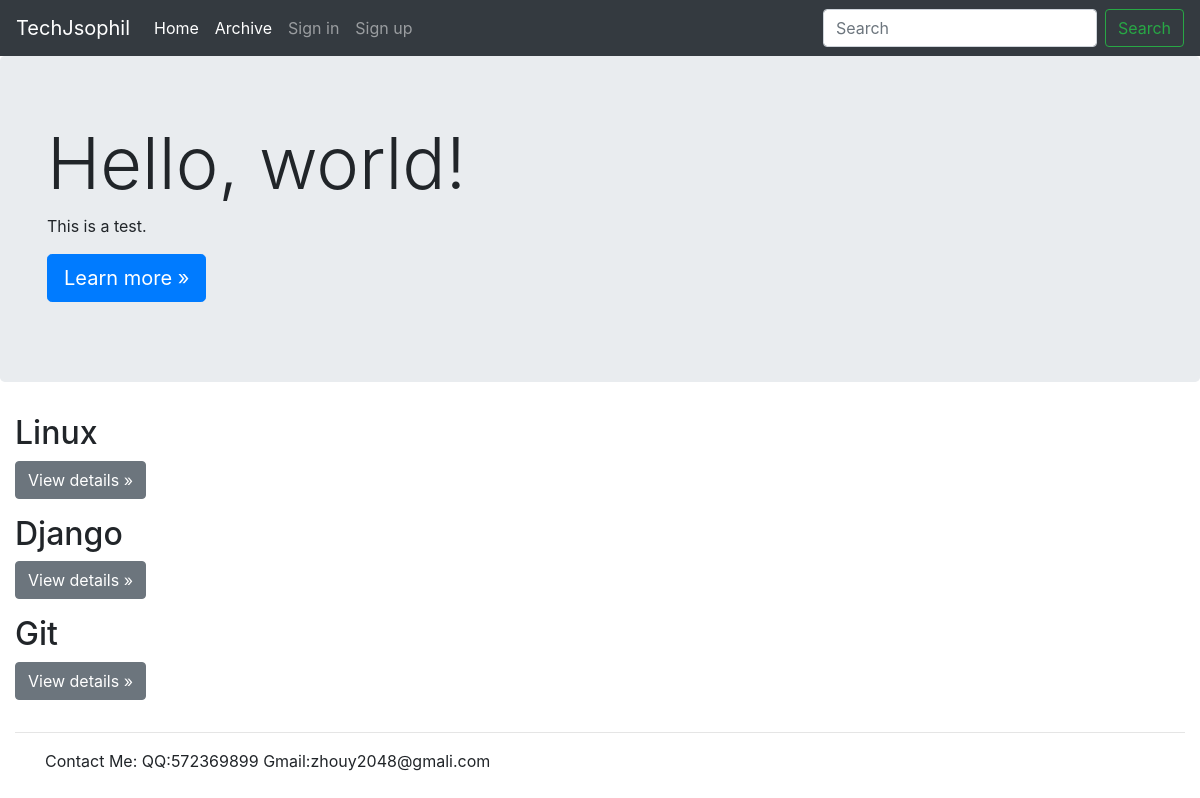
Screenshot of /articles/archive/ with the database file from the repository.
### articles/models.py (models this page shows, shortened)
class Archive(models.Model):
    name = models.CharField(max_length=100)
    def get_absolute_url(self):
        return reverse('articles:archive-detail', kwargs={'pk': self.pk})

### articles/views.py (the view)
# urls.py: path('archive/',views.archive_list,name="archive-list"),
def archive_list(request):
    archives = Archive.objects.all()
    return render(request, 'articles/archive_list.html',{'archives':archives})

### articles/templates/articles/archive_list.html
{% extends 'base_layout.html' %}
{% block content %}
<div class="row">
  <div class="col-md-4">
  {% for archive in archives %}
  <h2>{{ archive.name }}</h2>
  <p><a class="btn btn-secondary" href="{{ archive.get_absolute_url }}" role="button">View details &raquo;</a></p>
  {% endfor %}
  </div>
</div>
{% endblock %}

### static/jumbotron.css (style rules this page uses)
body { padding-top: 3.5rem; }

### rows the page displays
Archive: name "Linux"
Archive: name "Django"
Archive: name "Git"
